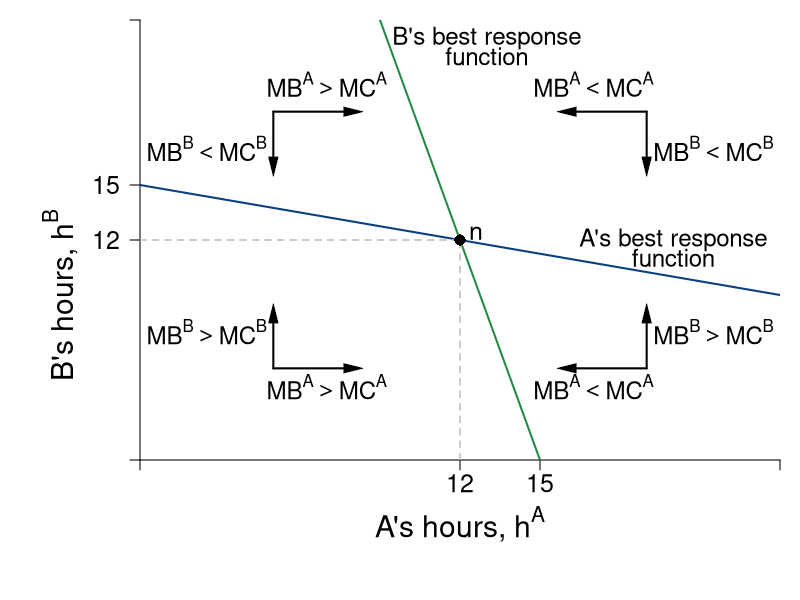

The R source for this figure:
require(shape)
pdf(file = "coordination_failures/coord_brfs_dynamics.pdf", width = 9, height = 7)

#Set parameters for graphics
pointsize <- 1.8
axislabelsize <- 1.8
labelsize <- 1.5
namesize <- 1.8
annotatesize <- 1.5
graphlinewidth <- 2
segmentlinewidth <- 1.5

COL <- c("#7fc97f", "#beaed4", "#fdc086", "#ffff99", "#386cb0", "#f0027f", "#bf5b17", "#666666")
COLA <- c("#99d8c9","#66c2a4","#41ae76", "#238b45", "#005824")
COLB <- c("#4eb3d3", "#2b8cbe", "#0868ac","#084081")

par(mar =  c(7, 7, 1, 1))

uA <- function(ea, eb, alpha = 30, beta = 1/2) {
  (alpha - beta*(ea+eb))*ea - 0.5*(ea)^2
}

uB <- function(ea, eb, alpha = 30, beta = 1/2) {
  (alpha - beta*(ea+eb))*eb - 0.5*(eb)^2
}

brfB <- function(ea, alpha = 30, beta = 1/2) {
  (alpha - beta*ea)/(1 + 2*beta)
}

brfA <- function(ea, alpha = 30, beta = 1/2) {
  (alpha - ea*(1 + 2*beta))/(beta)
}

brfPE <- function(ea, alpha = 30, beta = 1/8) {
  alpha*(1 - beta*ea)
}

hANE <- function(alpha, beta = 1/2){
  alpha/(1 + 3*beta)
}

intercept1 <- function(alpha, beta = 1/2){
  alpha/(1 + 2*beta)
}

xlims <- c(0, 24)
ylims <- c(0, 24)

npts <- 501 

plot(0, 0, xlim = xlims, ylim = ylims, type = "n",
     xlab = expression(paste("")),
     ylab = expression(paste("")), 
     xaxt = "n", 
     yaxt = "n", 
     cex.lab = axislabelsize, 
     bty = "n",
     xaxs="i", 
     yaxs="i")

ticksy <- c(0, hANE(alpha = 30), intercept1(alpha = 30), ylims[2])
ylabels <- c(NA, 12, 15, NA)
ticksx <- c(0, hANE(alpha = 30), intercept1(alpha = 30), xlims[2])
xlabels <- c(NA, 12, 15, NA)

axis(1, at = ticksx,  pos = 0, labels = FALSE)
text(x = c(0, hANE(alpha = 30), intercept1(alpha = 30), xlims[2]), par("usr")[3] - 0.4, labels = xlabels, srt = 0, pos = 1, xpd = TRUE, cex = labelsize)

axis(2, at = ticksy, pos = 0, labels = ylabels, las = 1, cex.axis = labelsize)

npts <- 500 
xx1 <- seq(xlims[1], xlims[2], length.out = npts)
xx2 <- seq(9.4, 10.55, length.out = npts)


lines(xx1, brfA(xx1, alpha = 30, beta = 1/2), col = COLA[4], lwd = graphlinewidth)
lines(xx1, brfB(xx1, alpha = 30, beta = 1/2), col = COLB[4], lwd = graphlinewidth)

text(0.5*xlims[2], -3.5, expression(paste("A's hours, ", h^A)), xpd = TRUE, cex = axislabelsize)
text(-3, 9, expression(paste("B's hours, ", h^B)), xpd = TRUE, cex = axislabelsize, srt = 90) 


segments(0, 12, 12, 12, lty = 2, col = "gray" , lwd = segmentlinewidth)
segments(12, 0, 12, 12, lty = 2, col = "gray" , lwd = segmentlinewidth)


# Label Nash Eq. ----------------------------------------------------------

points(hANE(alpha = 30), hANE(alpha = 30), pch = 16, col = "black", cex = 1.5)
text(hANE(alpha = 31.5), hANE(alpha = 30) + 0.4, expression(paste(n)), cex = labelsize)

# B's BRF -----------------------------------------------------------------

text(13, 23, expression(paste("B's best response")), cex = labelsize - 0.05)
text(13, 22, expression(paste("function")), cex = labelsize  - 0.05)
#text(5, 15.2, expression(paste(h^B*(h^A) == frac(alpha - beta*h^A, 1 + 2*beta) )), cex = labelsize)

# A' BRF ----------------------------------------------------- -------------

text(20, 12, expression(paste("A's best response")), cex = labelsize - 0.05)
text(20, 11, expression(paste("function")), cex = labelsize - 0.05)
#text(17, 3.2, expression(paste(h^A*(h^B) == frac(alpha - beta*h^B, 1 + 2*beta) )), cex = labelsize)

# Dynamic Arrows ----------------------------------------------------------

# Q1 
Arrows(19, 19, 19, 16, col = "black", lty = 1, lwd = 2, arr.type = "triangle", arr.lwd = 0.5)
Arrows(19, 19, 16, 19, col = "black", lty = 1, lwd = 2, arr.type = "triangle", arr.lwd = 0.5)

# Q2
Arrows(5, 19, 5, 16, col = "black", lty = 1, lwd = 2, arr.type = "triangle", arr.lwd = 0.5)
Arrows(5, 19, 8, 19, col = "black", lty = 1, lwd = 2, arr.type = "triangle", arr.lwd = 0.5)

# Q3
Arrows(5, 5, 5, 8, col = "black", lty = 1, lwd = 2, arr.type = "triangle", arr.lwd = 0.5)
Arrows(5, 5, 8, 5, col = "black", lty = 1, lwd = 2, arr.type = "triangle", arr.lwd = 0.5)

# Q4
Arrows(19, 5, 16, 5, col = "black", lty = 1, lwd = 2, arr.type = "triangle", arr.lwd = 0.5)
Arrows(19, 5, 19, 8, col = "black", lty = 1, lwd = 2, arr.type = "triangle", arr.lwd = 0.5)


# Dynamics Labels ---------------------------------------------------------



# Q1
text(21.5, 17, expression(MB^B < MC^B), cex = labelsize - 0.05)
text(17, 20.5, expression(MB^A < MC^A), cex = labelsize - 0.05)

# Q2
text(7, 20.5, expression(MB^A > MC^A), cex = labelsize - 0.05)
text(2.5, 17, expression(MB^B < MC^B), cex = labelsize - 0.05)

# Q3
text(2.5, 7, expression(MB^B > MC^B), cex = labelsize - 0.05)
text(7, 4, expression(MB^A > MC^A), cex = labelsize - 0.05)

# Q4
text(21.5, 7, expression(MB^B > MC^B), cex = labelsize - 0.05)
text(17, 4, expression(MB^A < MC^A), cex = labelsize - 0.05)




dev.off()
